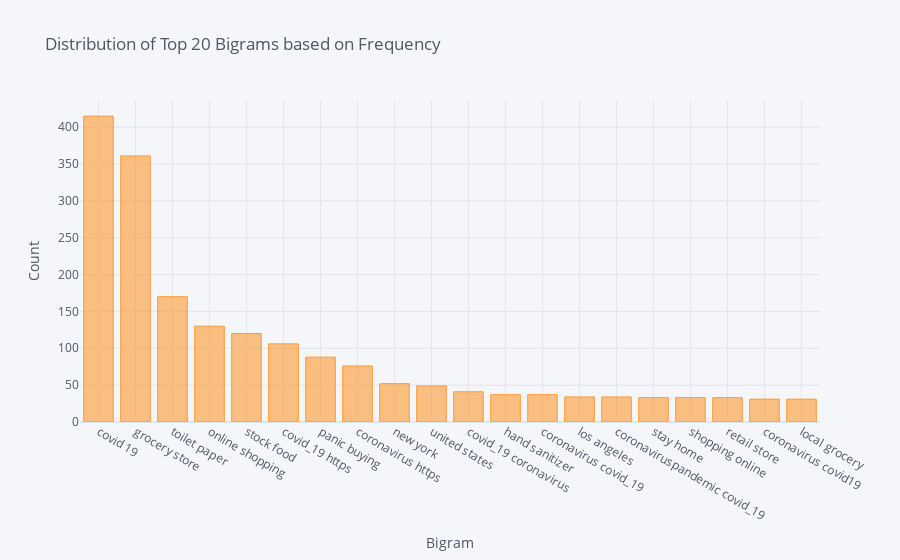

Notebook cell for this chart:
### Markdown cell above
### Distribution of Top 20 Bigrams based on Frequency

### Code cell
df2 = pd.DataFrame(words, columns = ['Bigram','Frequency'])
df2 = df2.set_index('Bigram')
df2.iplot(kind = 'bar', xTitle = 'Bigram', yTitle = 'Count', title = 'Distribution of Top 20 Bigrams based on Frequency')

### Figure 1 — Plotly figure (JSON) as saved in the notebook; plotly's stock layout.template omitted (floating-point values rounded to 4 significant figures)
{"data": [{"marker": {"color": "rgba(255, 153, 51, 0.6)", "line": {"color": "rgba(255, 153, 51, 1.0)", "width": 1}}, "name": "Frequency", "orientation": "v", "text": "", "type": "bar", "x": ["covid 19", "grocery store", "toilet paper", "online shopping", "stock food", "covid_19 https", "panic buying", "coronavirus https", "new york", "united states", "covid_19 coronavirus", "hand sanitizer", "coronavirus covid_19", "los angeles", "coronaviruspandemic covid_19", "stay home", "shopping online", "retail store", "coronavirus covid19", "local grocery"], "y": [415, 361, 170, 130, 120, 106, 88, 76, 52, 49, 41, 37, 37, 34, 34, 33, 33, 33, 31, 31]}], "layout": {"legend": {"bgcolor": "#F5F6F9", "font": {"color": "#4D5663"}}, "paper_bgcolor": "#F5F6F9", "plot_bgcolor": "#F5F6F9", "title": {"font": {"color": "#4D5663"}, "text": "Distribution of Top 20 Bigrams based on Frequency"}, "xaxis": {"gridcolor": "#E1E5ED", "showgrid": true, "tickfont": {"color": "#4D5663"}, "title": {"font": {"color": "#4D5663"}, "text": "Bigram"}, "zerolinecolor": "#E1E5ED"}, "yaxis": {"gridcolor": "#E1E5ED", "showgrid": true, "tickfont": {"color": "#4D5663"}, "title": {"font": {"color": "#4D5663"}, "text": "Count"}, "zerolinecolor": "#E1E5ED"}}}
